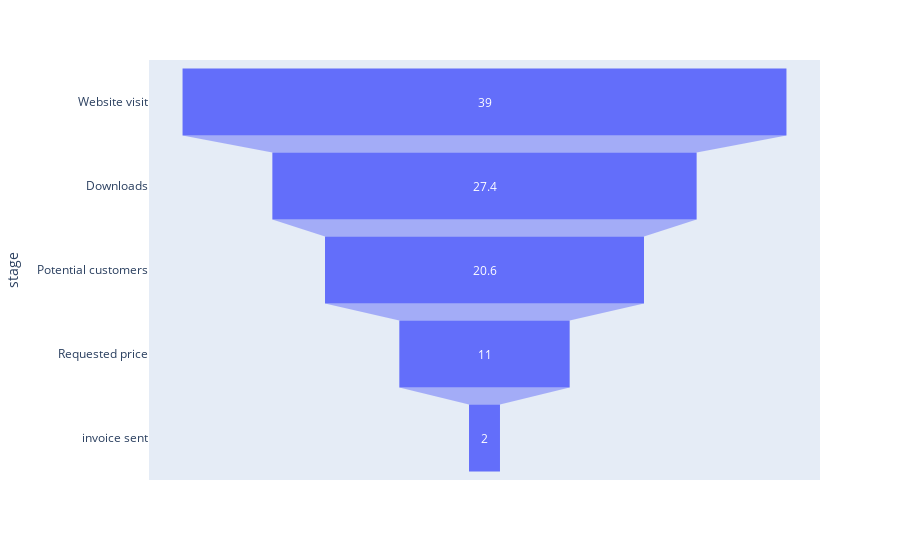

The code cell stored with this chart in its notebook:
### Code cell
px.funnel(data,x='number', y='stage')

### Figure 1 — Plotly figure (JSON) as saved in the notebook; plotly's stock layout.template omitted (floating-point values rounded to 4 significant figures)
{"data": [{"hovertemplate": "number=%{x}<br>stage=%{y}<extra></extra>", "legendgroup": "", "marker": {"color": "#636efa"}, "name": "", "orientation": "h", "showlegend": false, "type": "funnel", "x": [39, 27.4, 20.6, 11, 2], "xaxis": "x", "y": ["Website visit", "Downloads", "Potential customers", "Requested price", "invoice sent"], "yaxis": "y"}], "layout": {"legend": {"tracegroupgap": 0}, "margin": {"t": 60}, "xaxis": {"anchor": "y", "domain": [0, 1], "title": {"text": "number"}}, "yaxis": {"anchor": "x", "domain": [0, 1], "title": {"text": "stage"}}}}
